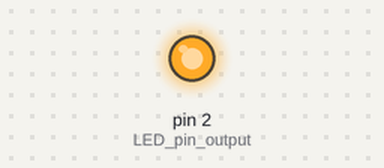
This sketch was run on a simulated Arduino Uno, built with avr-gcc and run on an emulated ATmega328P. Parts: output pins drawn as LEDs (lit = HIGH). What the sketch prints to the serial monitor is not drawn.

Above: at 0.1 s.
At 2.6 s:
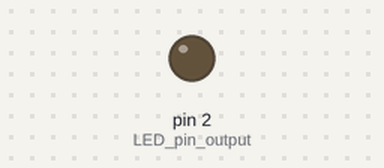
Timing chart, 0 to 4.1 s (numbered marks = the images above):
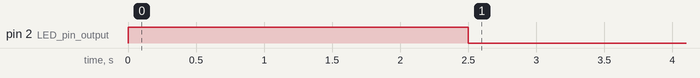

The sketch:

TX_UART.ino
```cpp
#include <SoftwareSerial.h> //library
//library is needed
/*
  send and receive UART data
*/
char TX[8] = "LED ON"; // char data array

void setup()
{
  pinMode(2, OUTPUT); // LED pin output
  Serial.begin(9600); // set baudrate
}
int x = 0; // datatype whileloop
void loop()
{
  // do this while x is smaller then 5 for example
  while(x < 5){
  Serial.write(TX,7); // send byte array
  digitalWrite(2, HIGH); // make IO logic HIGH
  delay(500);
  x++; // increament our var x
  Serial.flush(); // clear send buffer
  }
digitalWrite(2, LOW); // make IO logic HIGH


}
```

Measured:
- by itself, pin 2 (LED_pin_output): LOW → HIGH at 0.00 s, → LOW 2.5 s later
